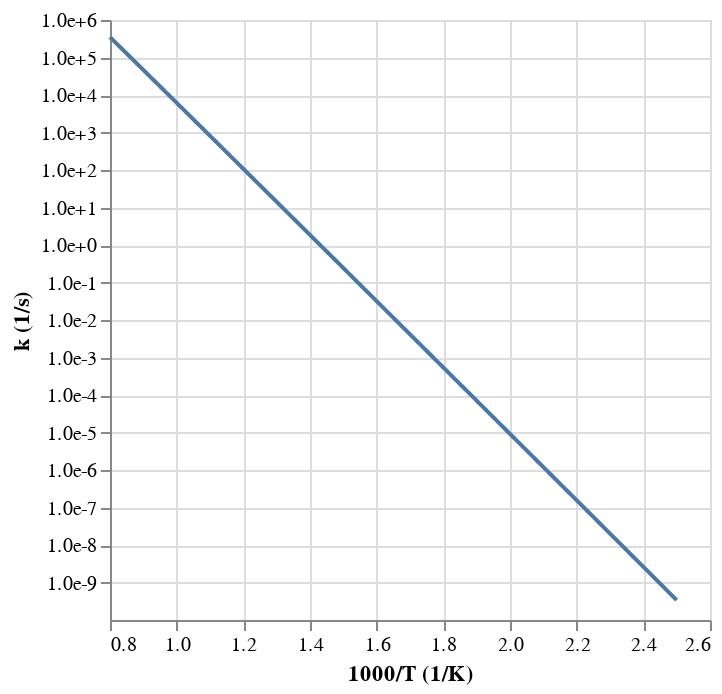
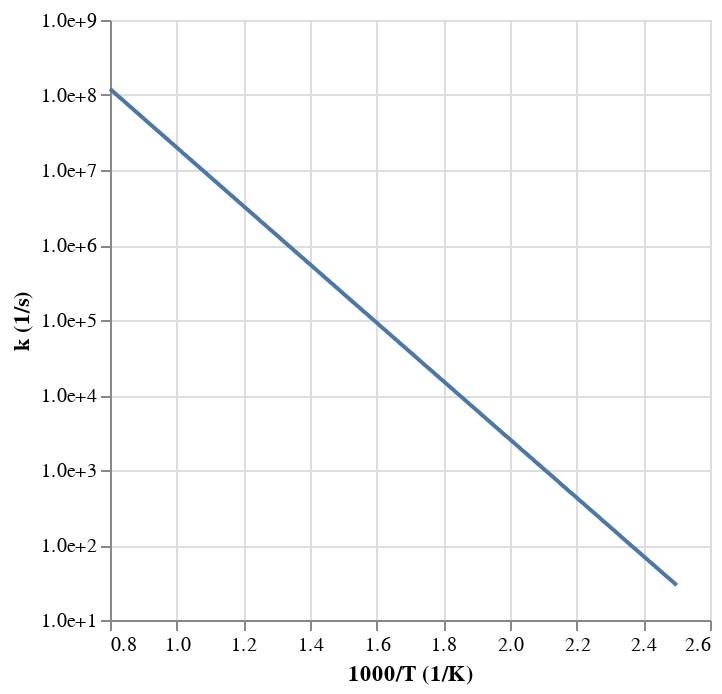

Notebook code cell kept with these figures, in order:
### Code cell
automech.display_reactions(mech, ["S(1687) = S(1314)", "C5H7O(690) = S(1314)"])

### Figure 1 — Vega-Lite specification as saved in the notebook (floating-point values rounded to 4 significant figures; data arrays with more than 128 entries replaced by an {"elided": "..."} marker saying what was removed)
{"config": {"view": {"continuousWidth": 300, "continuousHeight": 300}}, "data": {"name": "data-435a6583bc2939cba3048dfe650acd4b"}, "mark": {"type": "line"}, "encoding": {"x": {"field": "x", "title": "1000/T (1/K)", "type": "quantitative"}, "y": {"axis": {"format": ".1e", "values": [1e-09, 1e-08, 1e-07, 1e-06, 1e-05, 0.0001, 0.001, 0.01, 0.1, 1, 10, 100, 1000, 10000, 100000, 1000000, 10000000]}, "field": "value", "scale": {"type": "log"}, "title": "k (1/s)", "type": "quantitative"}}, "transform": [{"fold": ["This work"]}], "$schema": "https://vega.github.io/schema/vega-lite/v5.20.1.json", "datasets": {"data-435a6583bc2939cba3048dfe650acd4b": {"elided": "500 records"}}}

### Figure 2 — Vega-Lite specification as saved in the notebook (floating-point values rounded to 4 significant figures; data arrays with more than 128 entries replaced by an {"elided": "..."} marker saying what was removed)
{"config": {"view": {"continuousWidth": 300, "continuousHeight": 300}}, "data": {"name": "data-037e6a6871fc654878e63c549a7a1b5a"}, "mark": {"type": "line"}, "encoding": {"x": {"field": "x", "title": "1000/T (1/K)", "type": "quantitative"}, "y": {"axis": {"format": ".1e", "values": [10, 100, 1000, 10000, 100000, 1000000, 10000000, 100000000, 1000000000]}, "field": "value", "scale": {"type": "log"}, "title": "k (1/s)", "type": "quantitative"}}, "transform": [{"fold": ["This work"]}], "$schema": "https://vega.github.io/schema/vega-lite/v5.20.1.json", "datasets": {"data-037e6a6871fc654878e63c549a7a1b5a": {"elided": "500 records"}}}
